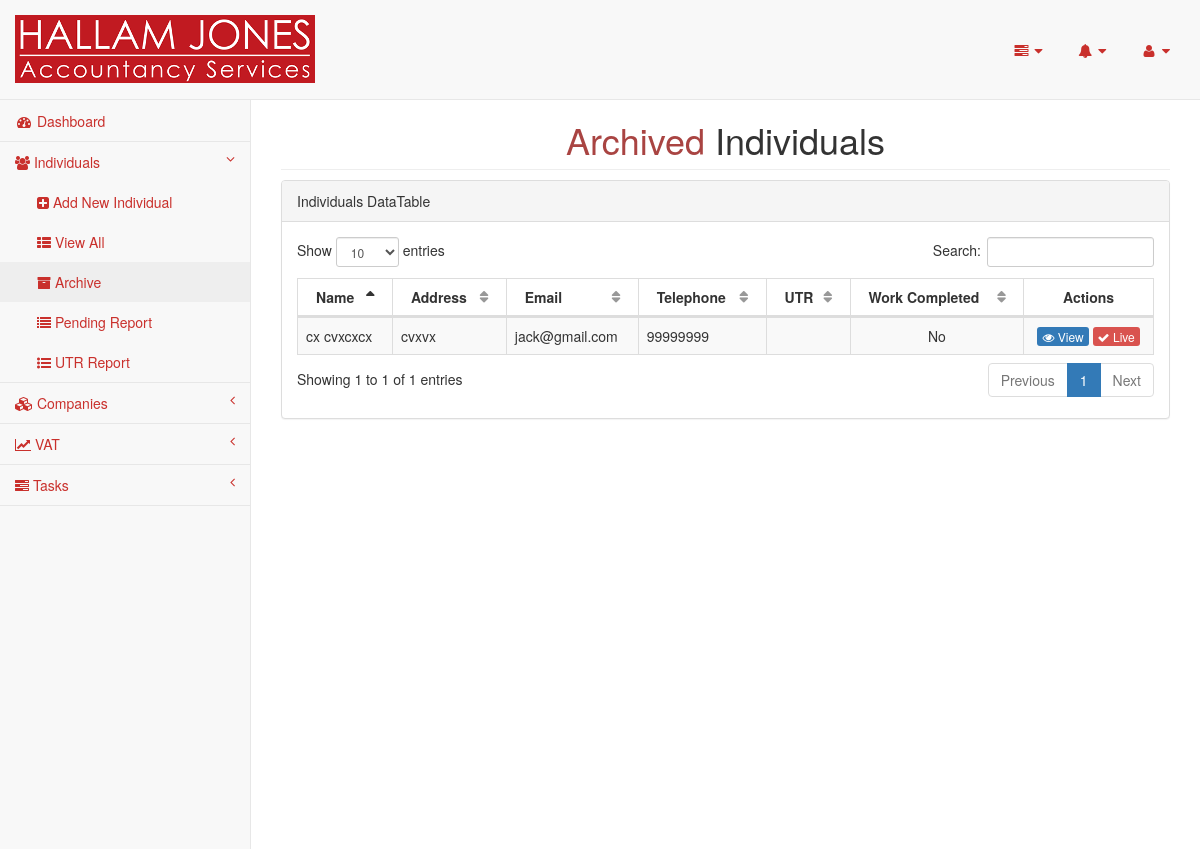
/pages/individuals-archive.php (signed in), run on the app's committed database.
### tables this page shows
CREATE TABLE `individuals` (
  `id` int(11) NOT NULL,
  `client_id` varchar(200) NOT NULL,
  `firstname` varchar(100) NOT NULL,
  `surname` varchar(100) NOT NULL,
  `maiden_name` varchar(100) NOT NULL,
  `address1` text NOT NULL,
  `no_of_address` int(4) NOT NULL,
  `postcode` varchar(100) NOT NULL,
  `country_id` int(11) NOT NULL,
  `uk_address` text NOT NULL,
  `uk_address_description` varchar(200) NOT NULL,
  `telephone` varchar(100) NOT NULL,
  `no_of_telephone` int(4) NOT NULL,
  `email` varchar(100) NOT NULL,
  `no_of_email` int(4) NOT NULL,
  `company_director_of` int(11) DEFAULT NULL,
  `national_insurance` varchar(200) NOT NULL,
  `dob` date DEFAULT NULL,
  `place_of_birth` varchar(100) NOT NULL,
  `date_of_death` date DEFAULT NULL,
  `nationality` varchar(100) NOT NULL,
  `passport_no` varchar(100) NOT NULL,
  `marital_status` enum('Single','Married','Cohabiting','Divorced','Widowed','Separated','Not disclosed') NOT NULL DEFAULT 'Not disclosed',
  `date_of_marriage` date DEFAULT NULL,
  `place_of_marriage` varchar(100) NOT NULL,
  `active` enum('Yes','No') NOT NULL,
  `on_stop` enum('Yes','No') NOT NULL,
  `engagement_start_date` date DEFAULT NULL,
  `engagement_end_date` date DEFAULT NULL,
  `p_firstname` varchar(100) NOT NULL,
  `p_surname` varchar(100) NOT NULL,
  `p_maiden_name` varchar(100) NOT NULL,
  `p_address` text NOT NULL,
  `p_postcode` varchar(100) NOT NULL,
  `p_country_id` int(11) NOT NULL,
  `p_telephone` varchar(100) NOT NULL,
  `p_email` varchar(100) NOT NULL,
  `p_dob` date DEFAULT NULL,
  `p_place_of_birth` varchar(100) NOT NULL,
  `p_date_of_death` date DEFAULT NULL,
  `p_nationality` varchar(100) NOT NULL,
  `p_passport_no` varchar(100) NOT NULL,
  `first_tax_year_due` varchar(10) NOT NULL,
  `requires_tax_return` enum('Yes','No') NOT NULL DEFAULT 'No',
  `utr` bigint(10) DEFAULT NULL,
  `vat_registered` enum('Yes','No') NOT NULL DEFAULT 'No',
  `business_commencement_date` date DEFAULT NULL,
  `other_paid_employment` enum('Yes','No') NOT NULL DEFAULT 'No',
  `first_year_p45_p60` enum('Yes','No') NOT NULL DEFAULT 'Yes',
  `subsequent_years_p45_p60` enum('Yes','No') NOT NULL DEFAULT 'Yes',
  `fee` int(11) NOT NULL,
  `fee_type` enum('Monthly','Annual') NOT NULL,
  `reference` varchar(150) NOT NULL,
  `uk_sixtyfour_eight_to_hmrc` enum('Yes','No') NOT NULL DEFAULT 'No',
  `uk_sixtyfour_eight_to_hmrc_date` date NOT NULL,
  `payroll_required` enum('Yes','No') NOT NULL DEFAULT 'No',
  `paye_office_code` varchar(8) NOT NULL,
  `paye_reference` varchar(100) NOT NULL,
  `social_security_no` varchar(100) NOT NULL,
  `siret_number` varchar(100) NOT NULL,
  `business_regime` varchar(100) NOT NULL,
  `f_business_commencement_date` date DEFAULT NULL,
  `f_business_end_date` date DEFAULT NULL,
  `f_first_tax_year_due` varchar(10) NOT NULL,
  `f_fee` int(11) NOT NULL,
  `f_prvious_address` text NOT NULL,
  `fiscal_no_first` varchar(50) NOT NULL,
  `fiscal_no_second` varchar(50) NOT NULL,
  `fip_no` varchar(50) NOT NULL,
  `fd5` enum('Yes','No') NOT NULL DEFAULT 'No',
  `p85` enum('Yes','No') NOT NULL DEFAULT 'No',
  `nrl1` enum('Yes','No') NOT NULL DEFAULT 'No',
  `s1` enum('Yes','No') NOT NULL DEFAULT 'No',
  `sixtyfour_eight_to_hmrc` enum('Yes','No') NOT NULL DEFAULT 'No',
  `fd5_date` date NOT NULL,
  `p85_date` date NOT NULL,
  `nrl1_date` date NOT NULL,
  `s1_date` date NOT NULL,
  `sixtyfour_eight_to_hmrc_date` date NOT NULL,
  `teledeclarant_number` varchar(250) NOT NULL,
  `service_impots_particulier_password` varchar(250) NOT NULL,
  `cdi_address` text NOT NULL,
  `no_of_note` int(4) NOT NULL
);

CREATE TABLE `addresses` (
  `id` int(11) NOT NULL,
  `individual_id` int(11) DEFAULT NULL,
  `company_id` int(11) DEFAULT NULL,
  `address` text NOT NULL,
  `description` varchar(200) NOT NULL
);

CREATE TABLE `emails` (
  `id` int(11) NOT NULL,
  `individual_id` int(11) DEFAULT NULL,
  `company_id` int(11) DEFAULT NULL,
  `email` varchar(100) NOT NULL,
  `description` varchar(200) NOT NULL
);

CREATE TABLE `telephones` (
  `id` int(11) NOT NULL,
  `individual_id` int(11) DEFAULT NULL,
  `company_id` int(11) DEFAULT NULL,
  `telephone` varchar(20) NOT NULL,
  `description` varchar(200) NOT NULL
);

### pages/dbconnection.php (called while the page is built, shortened)
<?php
class Dbconnection{
	protected $db_name = "hallam";
	protected $db_user = "root";
	protected $db_pass = "";
	protected $db_host = "localhost";
	public function connect(){
		$this->db_conn = mysqli_connect($this->db_host, $this->db_user, $this->db_pass, $this->db_name);
		return true;
	}
}
$db=new Dbconnection();
?>

### pages/constants.php (called while the page is built, shortened)
<?php
$date_first = "2010-04-05";
$current_date = date('Y-m-d');
$date_last = date('Y')."-04-05";
if($current_date > $date_last){
	$date_last = $date_last;
}else{
	$date_last = (date('Y') - 1)."-04-05";
}
$diff = abs(strtotime($date_last) - strtotime($date_first));
$no_of_tax_years = floor($diff / (365*60*60*24));
$tax_years = array();
for($i=0; $i<= $no_of_tax_years; $i++){
    $year = strtotime("+".$i." year", strtotime($date_first));
    $tax_years[] = date("Y", $year);
}
$date_next = (date('Y') + 1)."-02-01";
if($current_date < $date_next){
	$returnable_tax_years = $tax_years;
	array_pop($returnable_tax_years);
}else{
	$returnable_tax_years = $tax_years;
}
$latest_tax_year = end($returnable_tax_years);
?>

### pages/individuals-archive.php (the view, shortened to what this page needs)
<?php
require_once('header.php');
require_once('sidebar.php');
$result = mysqli_query($db->db_conn, "SELECT * FROM individuals WHERE requires_tax_return = 'Yes' OR on_stop = 'Yes'");
?>
        <div id="page-wrapper">
            <div class="row">
                <div class="col-lg-12">
                    <h1 class="page-header text-center"><span class="text-danger">Archived</span> Individuals</h1>
                </div>
            </div>
            <div class="row">
                <div class="col-lg-12">
                    <div class="panel panel-default">
                        <div class="panel-heading">
                            Individuals DataTable
                        </div>
                        <div class="panel-body">
                            <div class="dataTable_wrapper table-responsive">
                                <table class="table table-striped table-bordered table-hover" id="dataTables-example">
                                    <thead>
                                        <tr>
                                            <th>Name</th>
                                            <th>Address</th>
                                            <th>Email</th>
                                            <th>Telephone</th>
                                            <th>UTR</th>
                                            <th>Work Completed</th>
                                            <th class="remove-shorting-icons text-center" style="width:93px;">Actions</th>
                                        </tr>
                                    </thead>
                                    <tbody>
                                        <?php
                                        if($result->num_rows > 0){
                                            while($row = $result->fetch_array()){
                                            $individual_id = $row['id'];
                                        ?>
                                                <tr class="odd gradeA">
                                                    <td><?php echo $row["firstname"].' '.$row["surname"]; ?></td>
                                                    <td>
                                                    <?php
                                                    $resultAddress = mysqli_query($db->db_conn, "SELECT * FROM addresses where individual_id = $individual_id LIMIT 1");
                                                    while($rowAddress = $resultAddress->fetch_array()){
                                                        echo $rowAddress["address"];
                                                    }
                                                    ?>
                                                    </td>
                                                    <td>
                                                    <?php
                                                    $resultEmail = mysqli_query($db->db_conn, "SELECT * FROM emails where individual_id = $individual_id LIMIT 1");
                                                    while($rowEmail = $resultEmail->fetch_array()){
                                                        echo $rowEmail["email"];
                                                    }
                                                    ?>
                                                    </td>
                                                    <td class="center">
                                                    <?php
                                                    $resultTelephone = mysqli_query($db->db_conn, "SELECT * FROM telephones where individual_id = $individual_id LIMIT 1");
                                                    while($rowTelephone = $resultTelephone->fetch_array()){
                                                        echo $rowTelephone["telephone"];
                                                    }
                                                    ?>
                                                    </td>
                                                    <td class="center">
                                                    </td>
                                                    <td class="text-center">
                                                        <?php
                                                        $individula_id = $row["id"];
                                                        $resultLatestTaxYearCompleted = mysqli_query($db->db_conn, "SELECT * FROM   individuals_tax_return_years WHERE individual_id = $individula_id AND tax_return_years LIKE '%$latest_tax_year%'");
                                                        if($resultLatestTaxYearCompleted->num_rows > 0){
                                                            echo "Yes";
                                                        } else{
                                                            echo "No";
                                                        }
                                                        ?>
                                                    </td>
                                                    <td class="text-center">
                                                        <a class="btn-xs btn-primary" href="individual.php?id=<?php echo $row["id"]; ?>"><i class="fa fa-eye"></i> View</a>
                                                        <a class="btn-xs btn-danger" onclick="individualLive(<?php echo $row["id"];?>)" href="javascript:void(0)"><i class="fa fa-check"></i> Live</a>
                                                    </td>
                                                </tr>
                                            <?php
                                            }
                                        }
                                        ?>
                                    </tbody>
                                </table>
                            </div>
                        </div>
                    </div>
                </div>
            </div>
        </div>
<?php require_once('footer.php');?>

### data on the page
individuals: firstname "cx", surname "cvxcxcx"
addresses: address "cvxvx"
emails: email "jack@gmail.com"
telephones: telephone "99999999"
